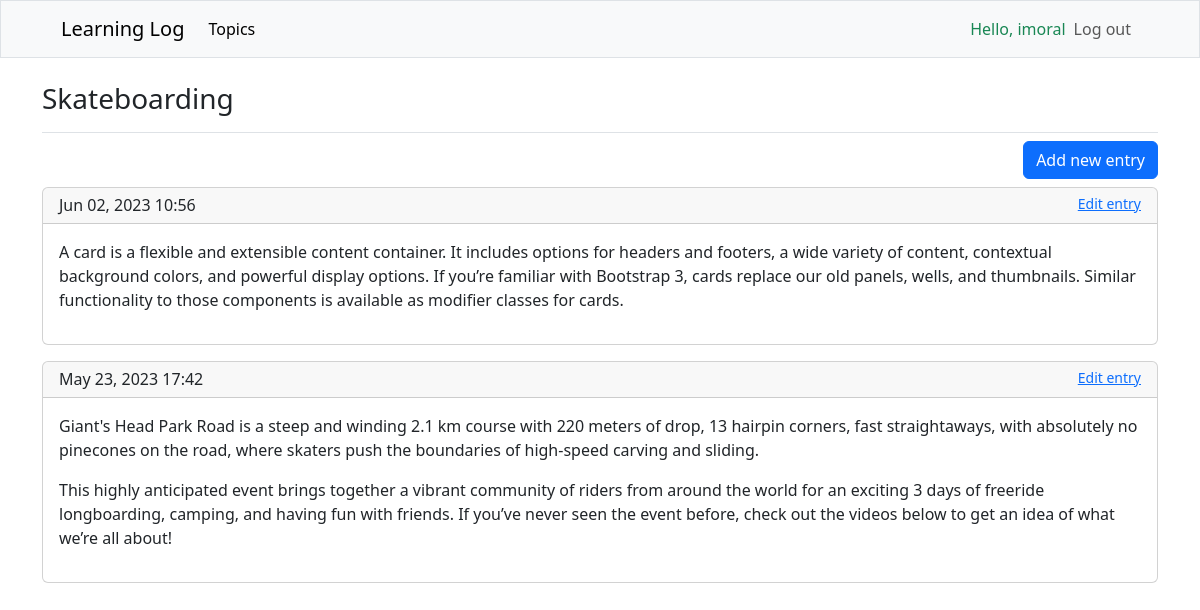
The app's page /topics/5 (signed in) with its own data.
### learning_logs/models.py (models this page shows, shortened)
class Topic(models.Model):
    text = models.CharField(max_length=200)
    date_added = models.DateTimeField(auto_now=True)
    owner = models.ForeignKey(get_user_model(), on_delete=models.CASCADE)
    def __str__(self):
        return self.text

class Entry(models.Model):
    topic = models.ForeignKey(Topic, on_delete=models.CASCADE)
    text = models.TextField(default='')
    date_added = models.DateTimeField(auto_now=True)
    class Meta:
        verbose_name_plural = 'entries'

### learning_logs/views.py (the view)
# urls.py: path('topics/<int:topic_id>', views.topic, name='topic'),
@login_required
def topic(request, topic_id):
    topic_ = Topic.objects.get(id=topic_id)
    check_owner(topic_, request.user)
    entries = topic_.entry_set.order_by('-date_added')
    context = {'topic': topic_, 'entries': entries}
    return render(request, 'learning_logs/topic.html', context)

### learning_logs/views.py (called while the page is built)
def check_owner(topic_: Topic, user: User):
    if topic_.owner != user:
        raise Http404

### learning_logs/templates/learning_logs/topic.html
{% extends "learning_logs/base.html" %}
{% block page_header %}
    <div class="pb-2 mb-2 border-bottom">
        <h3>{{ topic }}</h3>
    </div>
{% endblock page_header %}
{% block content %}
    {% if entries %}
        <div class="d-flex flex-row-reverse mb-2">
            <a href="{% url 'learning_logs:new_entry' topic.id %}" class="btn btn-primary" role="button">Add new entry</a>
        </div>
        {% for entry in entries %}
            <div class="card mb-3">
                <h6 class="card-header d-flex">
                    <span class="flex-grow-1">{{ entry.date_added|date:'M d, Y H:i' }}</span>
                    <small>
                        <a href="{% url 'learning_logs:edit_entry' entry.id %}" class="">Edit entry</a>
                    </small>
                </h6>
                <div class="card-body">
                    {{ entry.text|linebreaks }}
                </div>
            </div>
        {% endfor %}
    {% else %}
        <div class="alert alert-primary" role="alert">
          There are no entries for this topic yet. <a href="{% url 'learning_logs:new_entry' topic.id %}" class="alert-link">Make an entry</a> summarizing what you've learned.
        </div>
    {% endif %}
{% endblock content %}

### learning_logs/templates/learning_logs/base.html (shortened to what this page needs)
<!DOCTYPE html>
{% load django_bootstrap5 %}
{% load i18n %}
{% get_current_language as LANGUAGE_CODE %}
<html lang="{{ LANGUAGE_CODE|default:'en_us' }}">
<head>
    {% bootstrap_css %}
</head>
<body>
    {% block sidebar %}
        <nav class="navbar navbar-expand-lg bg-light mb-4 px-5 border">
            <div class="container-fluid">
                <a class="navbar-brand" href="{% url 'learning_logs:index' %}">Learning Log</a>
                <div class="collapse navbar-collapse" id="navbarSupportedContent">
                    <ul class="navbar-nav flex-grow-1 me-auto mb-2 mb-lg-0">
                        <li class="nav-item">
                            <a class="nav-link active" aria-current="page" href="{% url 'learning_logs:topics' %}">Topics</a>
                        </li>
                    </ul>
                    <ul class="navbar-nav me-auto mb-2 mb-lg-0">
                        {% if user.is_authenticated %}
                            <li class="nav-item d-flex">
                                <span class="navbar-text flex-fill text-success">Hello, {{ user.username }}</span>
                            </li>
                            <li class="nav-item">
                                <a class="nav-link" href="{% url 'users:logout' %}">Log out</a>
                            </li>
                        {% endif %}
                    </ul>
                </div>
            </div>
        </nav>
    {% endblock sidebar %}
    <main role="main" class="container">
        {% block page_header %}{% endblock page_header %}
        {% block content %}{% endblock content %}
    </main>
</body>
</html>

### records on screen
Topic: text "Skateboarding"
Entry: date_added "Jun 02, 2023 10:56", text "A card is a flexible and extensible content container. It includes options for headers and footers, a wide variety of content, contextual background colors, and powerful display options. If you’re familiar with Bootstrap 3, cards replace our old panels, wells, and thumbnails. Similar functionality to those components is available as modifier classes for cards."
Entry: date_added "May 23, 2023 17:42", text "Giant's Head Park Road is a steep and winding 2.1 km course with 220 meters of drop, 13 hairpin corners, fast straightaways, with absolutely no pinecones on the road, where skaters push the boundaries of high-speed carving and sliding. This highly anticipated event brings together a vibrant community of riders from around the world for an exciting 3 days of freeride longboarding, camping, and having fun with friends. If you’ve never seen the event before, check out the videos below to get an idea of what we’re all about!"

### other values on screen
{{ user.username }} "imoral"
